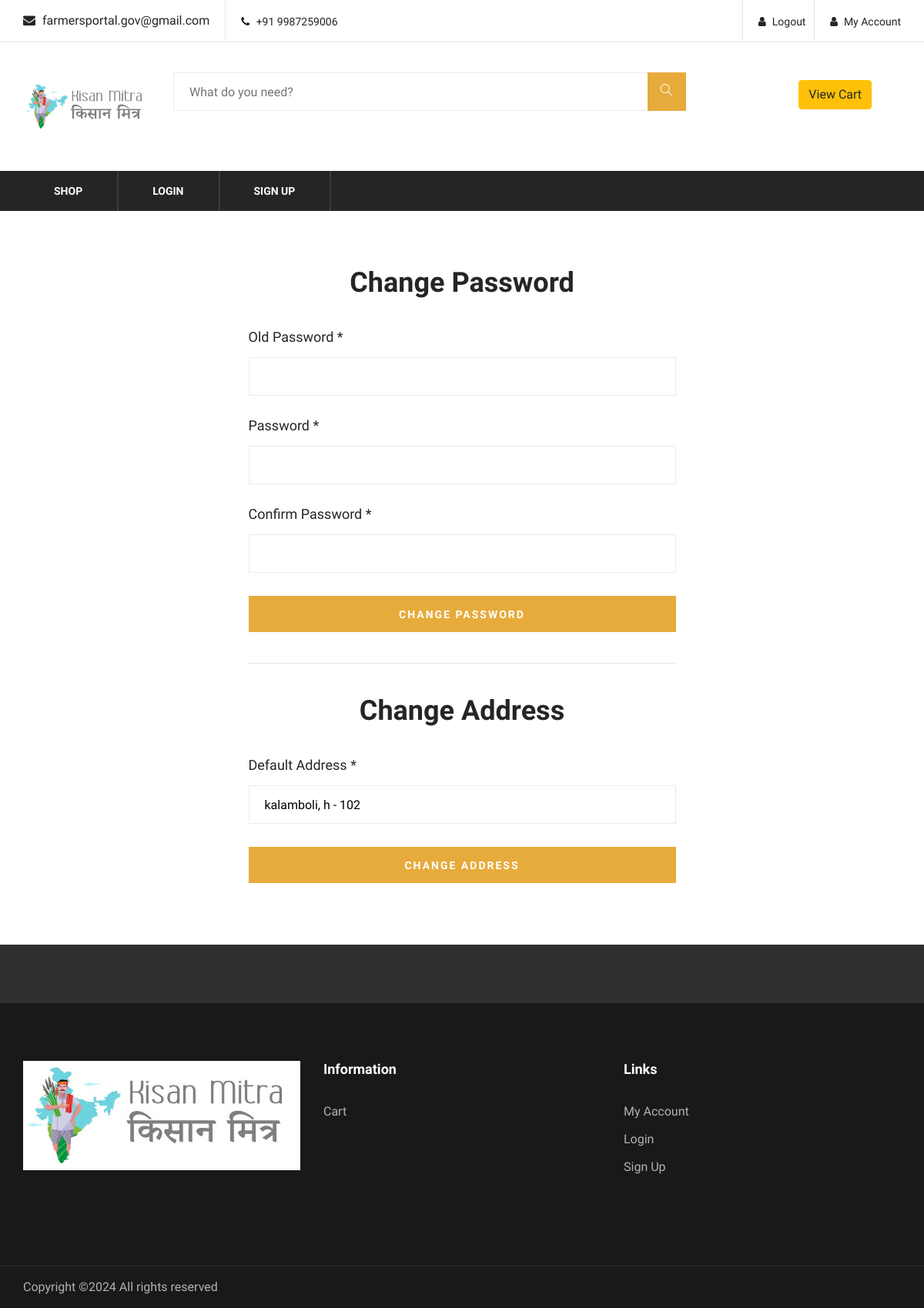
Before: /main/myaccount.php (signed in) with the older database file.
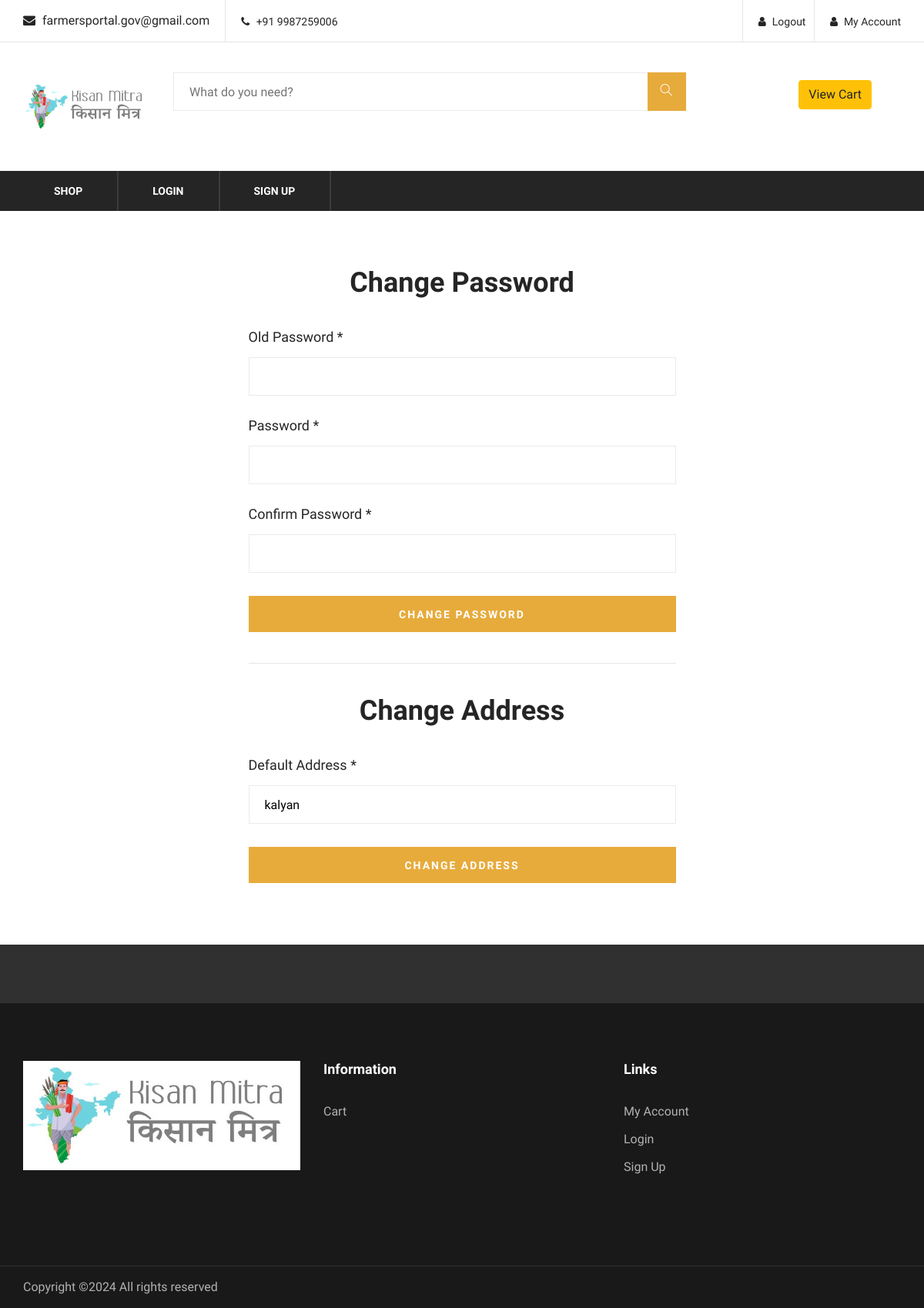
After: the same page with the newer database file.
### tables this page shows
CREATE TABLE `user` (
  `id` int(11) NOT NULL,
  `email` text NOT NULL,
  `pass` text NOT NULL,
  `address` text NOT NULL,
  `name` text NOT NULL,
  `phone` text NOT NULL
);

### main/functions.php (the view, shortened to what this page needs)
<?php
    include_once "credentials.php";
    function secureSelf(){
        echo htmlentities($_SERVER['PHP_SELF']);
    }
    function checkLogin(){
        if(isset($_SESSION["email"])){
            return true;
        }else{
            return false;
        }
    }
    function getCurrentAddress(){
        global $conn;
        $email = $_SESSION["email"];
        $sql = "SELECT * FROM user WHERE email = '$email'";
        $res = mysqli_query($conn, $sql);
        if(mysqli_num_rows($res) > 0){
            while ($row = mysqli_fetch_assoc($res)){
                $address = $row["address"];
            }
        }
        echo $address;
    }
?>

### main/myaccount.php (shortened to what this page needs)
<?php
include_once "functions.php";
if(checkLogin()){
include_once "head.php";
?>
    <div class="register-Login-section spad">
        <div class="container">
            <div class="row">
                <div class="col-lg-6 offset-lg-3">
                    <div class="register-form">
                        <h2>Change Password</h2>
                        <form action="<?php secureSelf(); ?>" method="post">
                            <div class="group-input">
                                <label for="pass">Old Password *</label>
                                <input type="password" id="pass" name="opass">
                            </div>
                            <div class="group-input">
                                <label for="pass">Password *</label>
                                <input type="password" id="pass" name="pass">
                            </div>
                            <div class="group-input">
                                <label for="con-pass">Confirm Password *</label>
                                <input type="password" id="con-pass" name="cpass">
                            </div>
                            <button type="submit" class="site-btn register-btn" name="changepass">Change Password</button>
                        </form>
                        <br>
                        <hr>
                        <br>
                        <h2>Change Address</h2>
                        <form action="<?php secureSelf(); ?>" method="post">
                            <div class="group-input">
                                <label for="address">Default Address *</label>
                                <input type="text" id="address" name="address" value="<?php getCurrentAddress(); ?>">
                            </div>
                            <button type="submit" class="site-btn register-btn" name="changeaddress">Change Address</button>
                        </form>
                    </div>
                </div>
            </div>
        </div>
    </div>
<?php
    include_once "foot.php";
}
?>

Changed rows visible on the page:
changed user: address "kalamboli, h - 102" → "kalyan"
